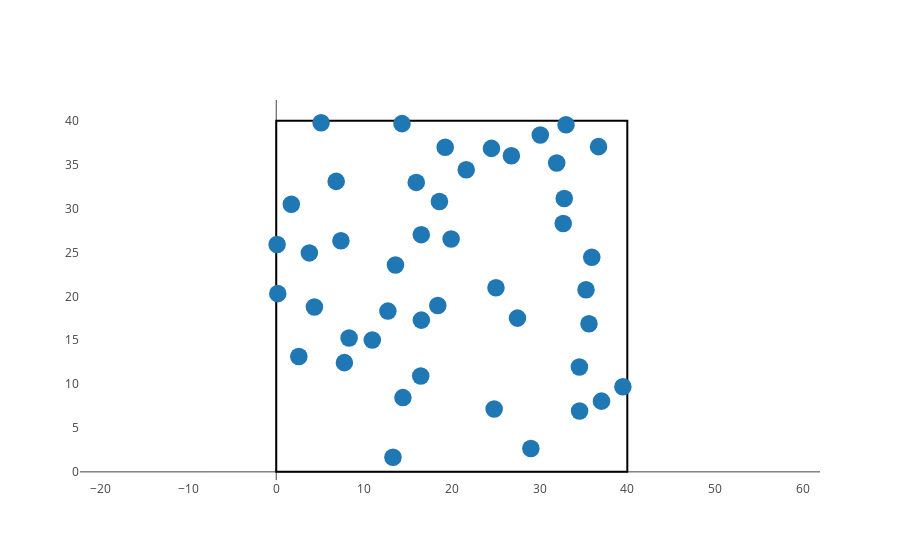

Notebook code for this chart:
### Markdown cell above
## Direct sampling

We first try to implement a direct sampling strategy. We expect that reaching large density will be practically impossible, since the probability of obtaining two overlapping disk in the extracted configuration will be very high (the acceptance will tend to zero).

### Code cell
num_disks = 45
sys_size = 40
radius = 1.

state, acceptance = direct_sampling(num_disks, radius, sys_size)

plot_state(state, radius, sys_size)
print("For a density of disks of {:4f} we get an acceptance ratio of {:f}". \
      format(density(num_disks, radius, sys_size), acceptance))

### Figure 1 — Plotly figure (JSON) as saved in the notebook; plotly's stock layout.template omitted (floating-point values rounded to 4 significant figures)
{"data": [{"mode": "markers", "type": "scatter", "x": [3.773, 4.349, 21.65, 7.765, 34.56, 34.54, 32.81, 13.3, 7.368, 15.96, 37.06, 35.63, 26.79, 32.7, 18.41, 5.11, 13.59, 25.03, 24.83, 16.53, 19.25, 0.09825, 16.53, 18.59, 19.93, 35.95, 31.96, 27.49, 6.83, 33.02, 35.29, 10.94, 30.09, 16.47, 29.01, 39.5, 1.718, 14.33, 0.1742, 36.72, 8.3, 2.573, 12.72, 14.43, 24.52], "y": [24.95, 18.78, 34.41, 12.44, 6.929, 11.95, 31.14, 1.665, 26.32, 32.98, 8.06, 16.87, 36.03, 28.3, 18.96, 39.78, 23.56, 20.98, 7.168, 27.03, 36.98, 25.9, 17.29, 30.81, 26.53, 24.46, 35.2, 17.52, 33.1, 39.56, 20.76, 15.02, 38.38, 10.92, 2.661, 9.698, 30.48, 39.68, 20.31, 37.05, 15.26, 13.14, 18.32, 8.463, 36.86]}], "layout": {"hovermode": "closest", "shapes": [{"type": "square", "x0": 0, "x1": 40, "xref": "x", "y0": 0, "y1": 40, "yref": "y"}, {"fillcolor": "#1F77B4", "line": {"width": 0}, "type": "circle", "x0": 2.773, "x1": 4.773, "xref": "x", "y0": 23.95, "y1": 25.95, "yref": "y"}, {"fillcolor": "#1F77B4", "line": {"width": 0}, "type": "circle", "x0": 3.349, "x1": 5.349, "xref": "x", "y0": 17.78, "y1": 19.78, "yref": "y"}, {"fillcolor": "#1F77B4", "line": {"width": 0}, "type": "circle", "x0": 20.65, "x1": 22.65, "xref": "x", "y0": 33.41, "y1": 35.41, "yref": "y"}, {"fillcolor": "#1F77B4", "line": {"width": 0}, "type": "circle", "x0": 6.765, "x1": 8.765, "xref": "x", "y0": 11.44, "y1": 13.44, "yref": "y"}, {"fillcolor": "#1F77B4", "line": {"width": 0}, "type": "circle", "x0": 33.56, "x1": 35.56, "xref": "x", "y0": 5.929, "y1": 7.929, "yref": "y"}, {"fillcolor": "#1F77B4", "line": {"width": 0}, "type": "circle", "x0": 33.54, "x1": 35.54, "xref": "x", "y0": 10.95, "y1": 12.95, "yref": "y"}, {"fillcolor": "#1F77B4", "line": {"width": 0}, "type": "circle", "x0": 31.81, "x1": 33.81, "xref": "x", "y0": 30.14, "y1": 32.14, "yref": "y"}, {"fillcolor": "#1F77B4", "line": {"width": 0}, "type": "circle", "x0": 12.3, "x1": 14.3, "xref": "x", "y0": 0.6651, "y1": 2.665, "yref": "y"}, {"fillcolor": "#1F77B4", "line": {"width": 0}, "type": "circle", "x0": 6.368, "x1": 8.368, "xref": "x", "y0": 25.32, "y1": 27.32, "yref": "y"}, {"fillcolor": "#1F77B4", "line": {"width": 0}, "type": "circle", "x0": 14.96, "x1": 16.96, "xref": "x", "y0": 31.98, "y1": 33.98, "yref": "y"}, {"fillcolor": "#1F77B4", "line": {"width": 0}, "type": "circle", "x0": 36.06, "x1": 38.06, "xref": "x", "y0": 7.06, "y1": 9.06, "yref": "y"}, {"fillcolor": "#1F77B4", "line": {"width": 0}, "type": "circle", "x0": 34.63, "x1": 36.63, "xref": "x", "y0": 15.87, "y1": 17.87, "yref": "y"}, {"fillcolor": "#1F77B4", "line": {"width": 0}, "type": "circle", "x0": 25.79, "x1": 27.79, "xref": "x", "y0": 35.03, "y1": 37.03, "yref": "y"}, {"fillcolor": "#1F77B4", "line": {"width": 0}, "type": "circle", "x0": 31.7, "x1": 33.7, "xref": "x", "y0": 27.3, "y1": 29.3, "yref": "y"}, {"fillcolor": "#1F77B4", "line": {"width": 0}, "type": "circle", "x0": 17.41, "x1": 19.41, "xref": "x", "y0": 17.96, "y1": 19.96, "yref": "y"}, {"fillcolor": "#1F77B4", "line": {"width": 0}, "type": "circle", "x0": 4.11, "x1": 6.11, "xref": "x", "y0": 38.78, "y1": 40.78, "yref": "y"}, {"fillcolor": "#1F77B4", "line": {"width": 0}, "type": "circle", "x0": 12.59, "x1": 14.59, "xref": "x", "y0": 22.56, "y1": 24.56, "yref": "y"}, {"fillcolor": "#1F77B4", "line": {"width": 0}, "type": "circle", "x0": 24.03, "x1": 26.03, "xref": "x", "y0": 19.98, "y1": 21.98, "yref": "y"}, {"fillcolor": "#1F77B4", "line": {"width": 0}, "type": "circle", "x0": 23.83, "x1": 25.83, "xref": "x", "y0": 6.168, "y1": 8.168, "yref": "y"}, {"fillcolor": "#1F77B4", "line": {"width": 0}, "type": "circle", "x0": 15.53, "x1": 17.53, "xref": "x", "y0": 26.03, "y1": 28.03, "yref": "y"}, {"fillcolor": "#1F77B4", "line": {"width": 0}, "type": "circle", "x0": 18.25, "x1": 20.25, "xref": "x", "y0": 35.98, "y1": 37.98, "yref": "y"}, {"fillcolor": "#1F77B4", "line": {"width": 0}, "type": "circle", "x0": -0.9018, "x1": 1.098, "xref": "x", "y0": 24.9, "y1": 26.9, "yref": "y"}, {"fillcolor": "#1F77B4", "line": {"width": 0}, "type": "circle", "x0": 15.53, "x1": 17.53, "xref": "x", "y0": 16.29, "y1": 18.29, "yref": "y"}, {"fillcolor": "#1F77B4", "line": {"width": 0}, "type": "circle", "x0": 17.59, "x1": 19.59, "xref": "x", "y0": 29.81, "y1": 31.81, "yref": "y"}, {"fillcolor": "#1F77B4", "line": {"width": 0}, "type": "circle", "x0": 18.93, "x1": 20.93, "xref": "x", "y0": 25.53, "y1": 27.53, "yref": "y"}, {"fillcolor": "#1F77B4", "line": {"width": 0}, "type": "circle", "x0": 34.95, "x1": 36.95, "xref": "x", "y0": 23.46, "y1": 25.46, "yref": "y"}, {"fillcolor": "#1F77B4", "line": {"width": 0}, "type": "circle", "x0": 30.96, "x1": 32.96, "xref": "x", "y0": 34.2, "y1": 36.2, "yref": "y"}, {"fillcolor": "#1F77B4", "line": {"width": 0}, "type": "circle", "x0": 26.49, "x1": 28.49, "xref": "x", "y0": 16.52, "y1": 18.52, "yref": "y"}, {"fillcolor": "#1F77B4", "line": {"width": 0}, "type": "circle", "x0": 5.83, "x1": 7.83, "xref": "x", "y0": 32.1, "y1": 34.1, "yref": "y"}, {"fillcolor": "#1F77B4", "line": {"width": 0}, "type": "circle", "x0": 32.02, "x1": 34.02, "xref": "x", "y0": 38.56, "y1": 40.56, "yref": "y"}, {"fillcolor": "#1F77B4", "line": {"width": 0}, "type": "circle", "x0": 34.29, "x1": 36.29, "xref": "x", "y0": 19.76, "y1": 21.76, "yref": "y"}, {"fillcolor": "#1F77B4", "line": {"width": 0}, "type": "circle", "x0": 9.944, "x1": 11.94, "xref": "x", "y0": 14.02, "y1": 16.02, "yref": "y"}, {"fillcolor": "#1F77B4", "line": {"width": 0}, "type": "circle", "x0": 29.09, "x1": 31.09, "xref": "x", "y0": 37.38, "y1": 39.38, "yref": "y"}, {"fillcolor": "#1F77B4", "line": {"width": 0}, "type": "circle", "x0": 15.47, "x1": 17.47, "xref": "x", "y0": 9.921, "y1": 11.92, "yref": "y"}, {"fillcolor": "#1F77B4", "line": {"width": 0}, "type": "circle", "x0": 28.01, "x1": 30.01, "xref": "x", "y0": 1.661, "y1": 3.661, "yref": "y"}, {"fillcolor": "#1F77B4", "line": {"width": 0}, "type": "circle", "x0": 38.5, "x1": 40.5, "xref": "x", "y0": 8.698, "y1": 10.7, "yref": "y"}, {"fillcolor": "#1F77B4", "line": {"width": 0}, "type": "circle", "x0": 0.7176, "x1": 2.718, "xref": "x", "y0": 29.48, "y1": 31.48, "yref": "y"}, {"fillcolor": "#1F77B4", "line": {"width": 0}, "type": "circle", "x0": 13.33, "x1": 15.33, "xref": "x", "y0": 38.68, "y1": 40.68, "yref": "y"}, {"fillcolor": "#1F77B4", "line": {"width": 0}, "type": "circle", "x0": -0.8258, "x1": 1.174, "xref": "x", "y0": 19.31, "y1": 21.31, "yref": "y"}, {"fillcolor": "#1F77B4", "line": {"width": 0}, "type": "circle", "x0": 35.72, "x1": 37.72, "xref": "x", "y0": 36.05, "y1": 38.05, "yref": "y"}, {"fillcolor": "#1F77B4", "line": {"width": 0}, "type": "circle", "x0": 7.3, "x1": 9.3, "xref": "x", "y0": 14.26, "y1": 16.26, "yref": "y"}, {"fillcolor": "#1F77B4", "line": {"width": 0}, "type": "circle", "x0": 1.573, "x1": 3.573, "xref": "x", "y0": 12.14, "y1": 14.14, "yref": "y"}, {"fillcolor": "#1F77B4", "line": {"width": 0}, "type": "circle", "x0": 11.72, "x1": 13.72, "xref": "x", "y0": 17.32, "y1": 19.32, "yref": "y"}, {"fillcolor": "#1F77B4", "line": {"width": 0}, "type": "circle", "x0": 13.43, "x1": 15.43, "xref": "x", "y0": 7.463, "y1": 9.463, "yref": "y"}, {"fillcolor": "#1F77B4", "line": {"width": 0}, "type": "circle", "x0": 23.52, "x1": 25.52, "xref": "x", "y0": 35.86, "y1": 37.86, "yref": "y"}], "xaxis": {"showgrid": false}, "yaxis": {"scaleanchor": "x", "showgrid": false}}}
